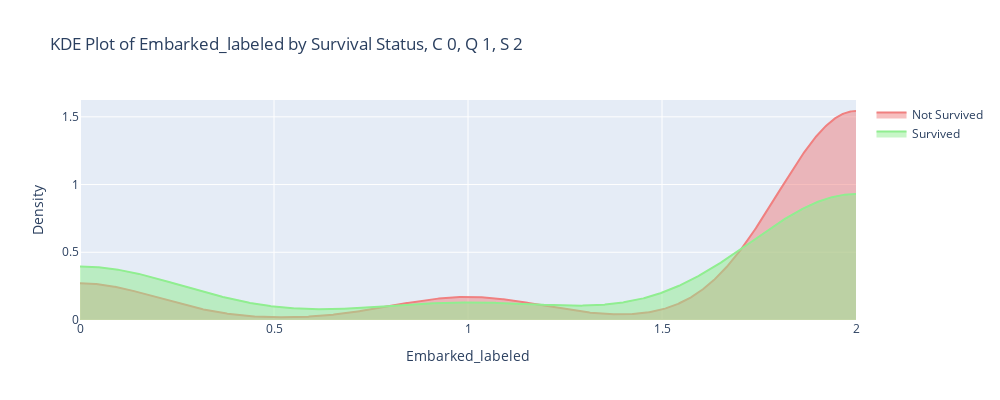

The notebook cell this image was saved under:
### Code cell
# 0
# Embarked_labeled
# C 0, Q 1, S 2

from scipy.stats import gaussian_kde

# 計算密度估計
embarked_not_survived = df_train[df_train['Survived'] == 0]['Embarked_labeled']
embarked_survived = df_train[df_train['Survived'] == 1]['Embarked_labeled']

kde_not_survived = gaussian_kde(embarked_not_survived)
kde_survived = gaussian_kde(embarked_survived)

# 設置範圍
embarked_range = np.linspace(0, df_train['Embarked_labeled'].max(), 1000)

# 計算估計密度
density_not_survived = kde_not_survived(embarked_range)
density_survived = kde_survived(embarked_range)

#
fig = go.Figure()

# 未生還乘客的 KDE 曲線
fig.add_trace(go.Scatter(
    x=embarked_range,
    y=density_not_survived,
    mode='lines',
    name='Not Survived',
    fill='tozeroy',
    line=dict(color='lightcoral')
))

# 生還乘客的 KDE 曲線
fig.add_trace(go.Scatter(
    x=embarked_range,
    y=density_survived,
    mode='lines',
    name='Survived',
    fill='tozeroy',
    line=dict(color='lightgreen')
))

fig.update_layout(
    title='KDE Plot of Embarked_labeled by Survival Status, C 0, Q 1, S 2',
    xaxis_title='Embarked_labeled',
    yaxis_title='Density',
    width=1000,
    height=400
)

fig.show()

### Figure 1 — Plotly figure (JSON) as saved in the notebook; plotly's stock layout.template omitted (floating-point values rounded to 4 significant figures; data arrays with more than 128 entries replaced by an {"elided": "..."} marker saying what was removed)
{"data": [{"fill": "tozeroy", "line": {"color": "lightcoral"}, "mode": "lines", "name": "Not Survived", "type": "scatter", "x": {"elided": "1000 float values"}, "y": {"elided": "1000 float values"}}, {"fill": "tozeroy", "line": {"color": "lightgreen"}, "mode": "lines", "name": "Survived", "type": "scatter", "x": {"elided": "1000 float values"}, "y": {"elided": "1000 float values"}}], "layout": {"height": 400, "title": {"text": "KDE Plot of Embarked_labeled by Survival Status, C 0, Q 1, S 2"}, "width": 1000, "xaxis": {"title": {"text": "Embarked_labeled"}}, "yaxis": {"title": {"text": "Density"}}}}
